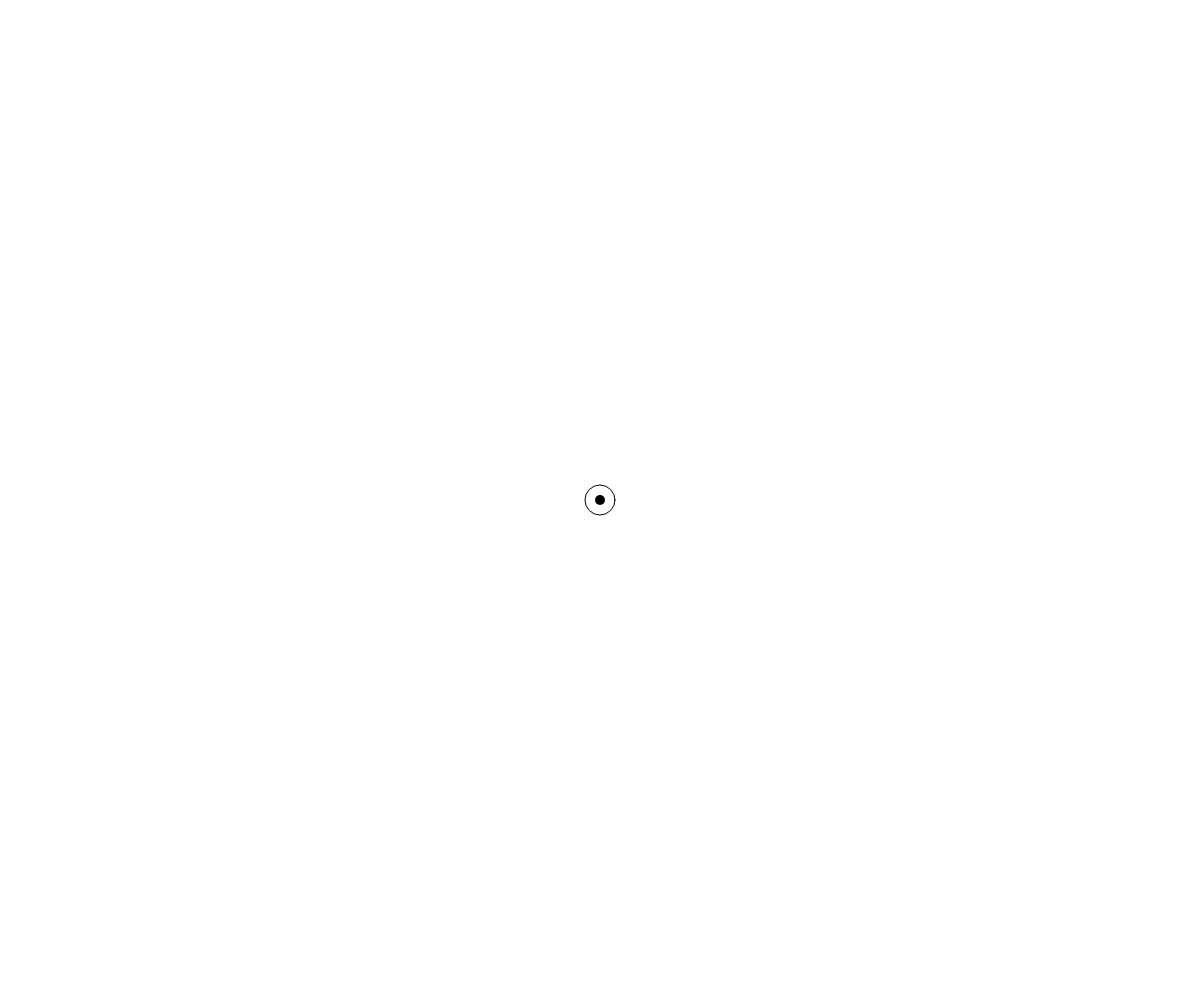
Frame 1 (no input)
Frame 60 (no input): identical to frame 1, image omitted
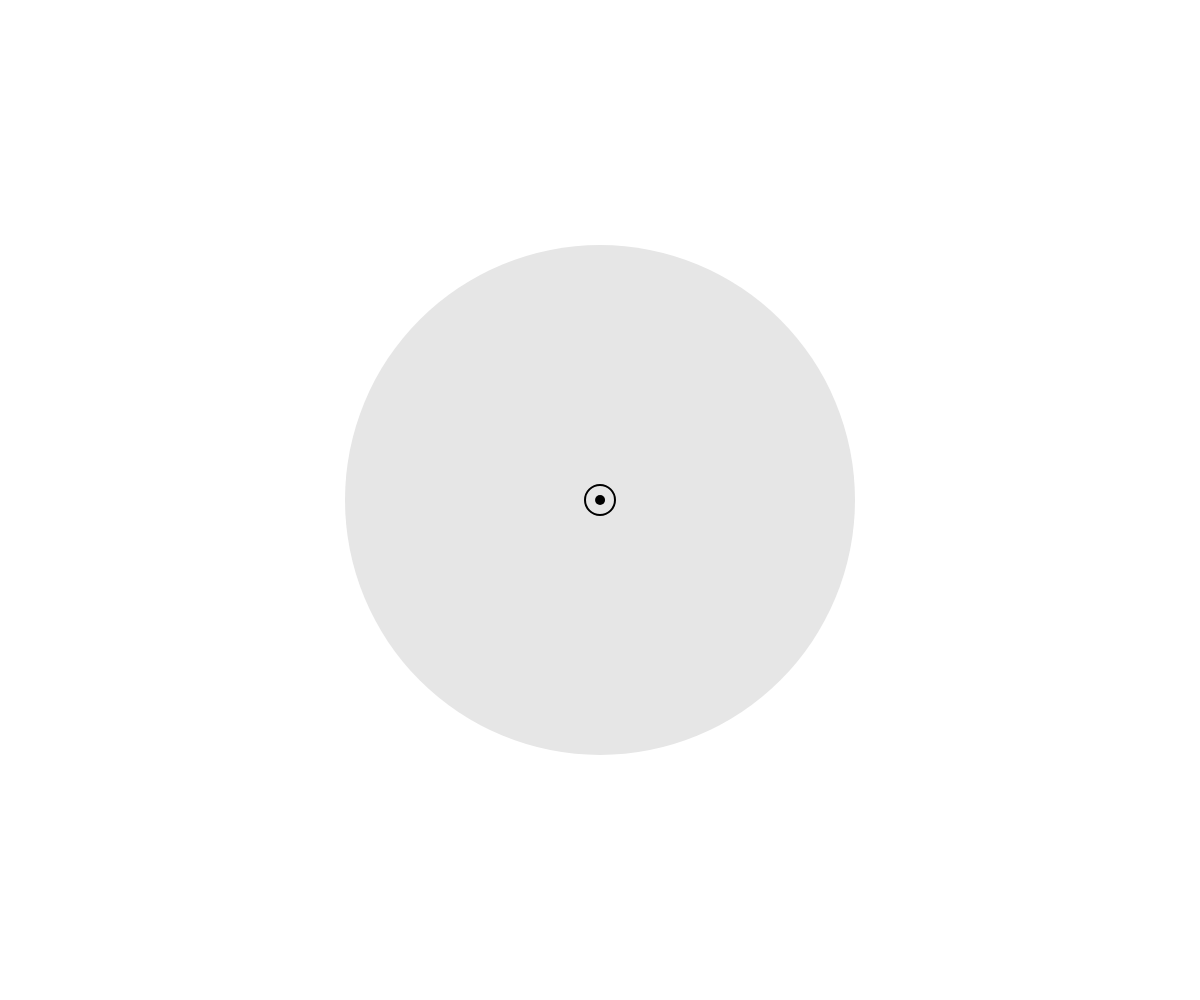
Frame 120 (the mouse pressed at the canvas centre since frame 60)

The p5.js sketch that drew these frames (run headless with seeded random() and noise() and a simulated clock; from frame 60 on, the mouse is pressed at the canvas centre):

// p5.js sketch
// ── sketch.js
var flicker;

function preload() {}

function setup() {
	createCanvas(windowWidth, windowHeight);
	flicker = new Flicker(width / 2, height / 2, 10);
}

function windowResized() {
	resizeCanvas(windowWidth, windowHeight);
}

function draw() {
	background(255);
	flicker.process();
}
// ── flicker.js
class Flicker {
	constructor(x, y, s) {
		this.size = s || 10;
		this.x = x || random(this.size, width - this.size);
		this.y = y || random(this.size, height - this.size);
		this.force = 0;
		this.isHover = false;
		this.isDragged = false;

	}

	process() {
		this.show();
		this.isHover = this.mouseHover();
		this.dragForce();
		this.testStuff();
	}

	testStuff() {
		push();
		stroke(0);
		strokeWeight(1);
		let vf = createVector(this.x, this.y);
		let vm = createVector(mouseX - vf.x, mouseY - vf.y);
		let a = degrees(vf.angleBetween(vm));
		console.log(a);
		pop();
	}

	show() {
		if (this.isDragged) {
			push();
			noStroke();
			fill(230);
			ellipse(this.x, this.y, this.size + 500)
			pop();
		}
		push();
		stroke(0);
		strokeWeight(this.size);
		let x = random(this.x - this.force / 250, this.x + this.force / 250);
		let y = random(this.y - this.force / 250, this.y + this.force / 250);
		point(x, y);
		pop();
	}

	showForce(size, thick) {
		push();
		noFill();
		if (thick) {
			strokeWeight(2);
		} else {
			strokeWeight(1);
		}
		ellipse(this.x, this.y, this.size + size);
		if (this.isDragged) {
			push();
			stroke(0);
			strokeWeight(8);
			point(mouseX, mouseY);
			pop();
		}
	}

	mouseHover() {
		if (
			abs(mouseX - this.x) <= (this.size + 10) &&
			abs(mouseY - this.y) <= (this.size + 10)
		) {
			if (!this.isDragged) {
				this.showForce(20, true);
			}
			return true;
		}
		if (!this.isDragged) {
			this.showForce(20, false);
		}
		return false;
	}

	dragForce() {
		if (mouseIsPressed && (this.isHover || this.isDragged)) {
			this.isDragged = true;
			this.force = abs(mouseX - this.x) + abs(mouseY - this.y)
			if (this.force < 20) {
				this.force = 20;
			}
			if (this.force > 500) {
				this.force = 500;
			}
			this.showForce(this.force, true);
		} else {
			this.force = 0;
			this.isDragged = false;
		}
	}
}
